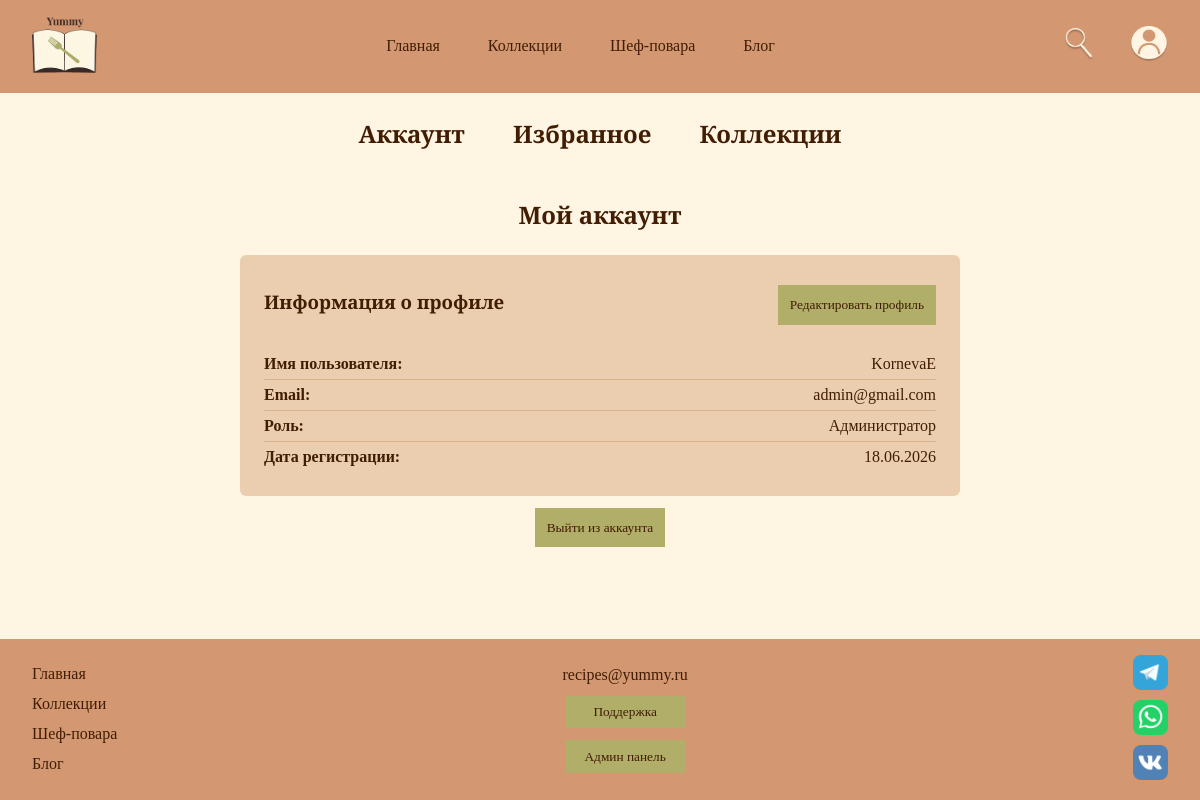
Page /account.php (signed in) on the committed database.
### tables this page shows
CREATE TABLE `users` (
  `id_users` int(10) UNSIGNED NOT NULL,
  `username` varchar(50) NOT NULL,
  `email` varchar(100) NOT NULL,
  `password_hash` varchar(255) NOT NULL,
  `role` enum('visitor','user','admin') DEFAULT 'user',
  `created_at` timestamp NOT NULL DEFAULT current_timestamp()
);

### account.php (the view, shortened to what this page needs)
<?php
require_once 'config.php';
$userId = $_SESSION['user_id'];
$stmt = $pdo->prepare("SELECT id_users AS id, username, email, role, created_at FROM users WHERE id_users = ?");
$stmt->execute([$userId]);
$user = $stmt->fetch();
$roleText = '';
switch ($user['role']) {
    case 'admin': $roleText = 'Администратор'; break;
}
?>
<!DOCTYPE html>
<html>
<head>
    <link rel="stylesheet" type="text/css" href="style.css">
</head>
<body>
<header>
    <a href="index.php"><img src="img/logo.png" width="65vw"></a>
    <div class="header_center">
        <ul class="header_ul">
            <li class="header_ul_li"><a href="index.php">Главная</a></li>
            <li class="header_ul_li"><a href="list_collection.php">Коллекции</a></li>
            <li class="header_ul_li"><a href="chefs.php">Шеф-повара</a></li>
            <li class="header_ul_li"><a href="blog.php">Блог</a></li>
        </ul>
    </div>
    <div class="header_right">
        <a href="find.php"><img src="img/find.png" width="30vw"></a>
        <a href="account.php"><img src="img/account.png" width="38vw"></a>
    </div>
</header>
<main>
    <div class="account_page">
        <div class="account">
            <ul class="account_ul">
                <li class="account_ul_li"><a href="account.php"><h2>Аккаунт</h2></a></li>
                <li class="account_ul_li"><a href="account_favorite_recipe.php"><h2>Избранное</h2></a></li>
                <li class="account_ul_li"><a href="account_list_collection.php"><h2>Коллекции</h2></a></li>
            </ul>
        </div>
        <h2>Мой аккаунт</h2>
        <div class="account_info">
            <div class="account_info_up">
                <h3>Информация о профиле</h3>
                <div class="edit_btn_wrapper">
                    <button class="btn_create_collection" type="button" onclick="document.getElementById('editForm').classList.toggle('active')">
                        Редактировать профиль
                    </button>
                </div>
            </div>
            <div class="info_row">
                <span class="info_label">Имя пользователя:</span>
                <span class="info_value"><?= htmlspecialchars($user['username']) ?></span>
            </div>
            <div class="info_row">
                <span class="info_label">Email:</span>
                <span class="info_value"><?= htmlspecialchars($user['email']) ?></span>
            </div>
            <div class="info_row">
                <span class="info_label">Роль:</span>
                <span class="info_value"><?= htmlspecialchars($roleText) ?></span>
            </div>
            <div class="info_row">
                <span class="info_label">Дата регистрации:</span>
                <span class="info_value"><?= date('d.m.Y', strtotime($user['created_at'])) ?></span>
            </div>
        </div>
        <div class="logout_wrap"><a href="logout.php" class="logout">Выйти из аккаунта</a></div>
    </div>
</main>
<?php include 'footer.php'; ?>
</body>
</html>

### style.css (style rules this page uses)
html, body { height: 100%; }
body { background-color: #FFF5E2; display: flex; flex-direction: column; min-height: 100vh; }
main { background-color: #FFF5E2; flex: 1; }
* { margin: 0; padding: 0; }
a { text-decoration: none; color: #411D03; font-family: "Playfair Display"; }
h2 { color: #411D03; text-align: center; padding: 2vw 0; font-family: "Playfair Display"; }
h3 { color: #411D03; text-align: center; padding-bottom: 1vw; font-family: "Playfair Display"; }
:root { --bg_page: #FFF5E2; --text: #411D03; --bg_input: #D6B38D; --bg_card: #EBCEAF; --bg_header_footer: #D39772; --accent: #B1AE69; }
header { background-color: #D39772; padding: 1.336vw 2.671vw; display: flex; justify-content: space-between; align-items: center; }
header ul { list-style: none; }
header a { text-decoration: none; color: #411D03; }
.header_ul { display: flex; flex-direction: row; gap: 4vw; }
.header_right { display: flex; align-items: center; gap: 3vw; }
main { background-color: #FFF5E2; }
body { background-color: #FFF5E2; }
.account { display: flex; justify-content: center; align-items: center; }
.account ul { list-style: none; }
.account_ul { display: flex; flex-direction: row; gap: 4vw; }
.account a { text-decoration: none; color: #411D03; }
.btn_create_collection { color: #411D03; background-color: #B1AE69; border: none; padding: 1vw; font-family: "Cormorant Garamond"; width: auto; display: block; text-align: center; text-decoration: none; margin-top: 0.5vw; }
.account_info_up { display: flex; flex-direction: row; align-items: center; justify-content: space-between; }
.logout_wrap { text-align: center; margin: 2vw; font-size: smaller; }
.logout { width: auto; color: #411D03; background-color: #B1AE69; border: none; padding: 1vw; }
.account_page { max-width: 60vw; margin: 0 auto; padding: 0 0 2vw; }
.account_info { background-color: #EBCEAF; padding: 2vw; border-radius: 0.5vw; margin-bottom: 2vw; }
.account_info h3 { color: #411D03; margin-bottom: 1vw; text-align: left; }
.info_row { display: flex; justify-content: space-between; padding: 0.5vw 0; border-bottom: 1px solid #D6B38D; }
.info_row:last-child { border-bottom: none; }
.info_label { font-weight: bold; color: #411D03; }
.info_value { color: #411D03; }
.edit_btn_wrapper { text-align: center; margin-bottom: 2vw; }

### rows in the picture
users: username "KornevaE", email "admin@gmail.com", role "Администратор", created_at "18.06.2026"
